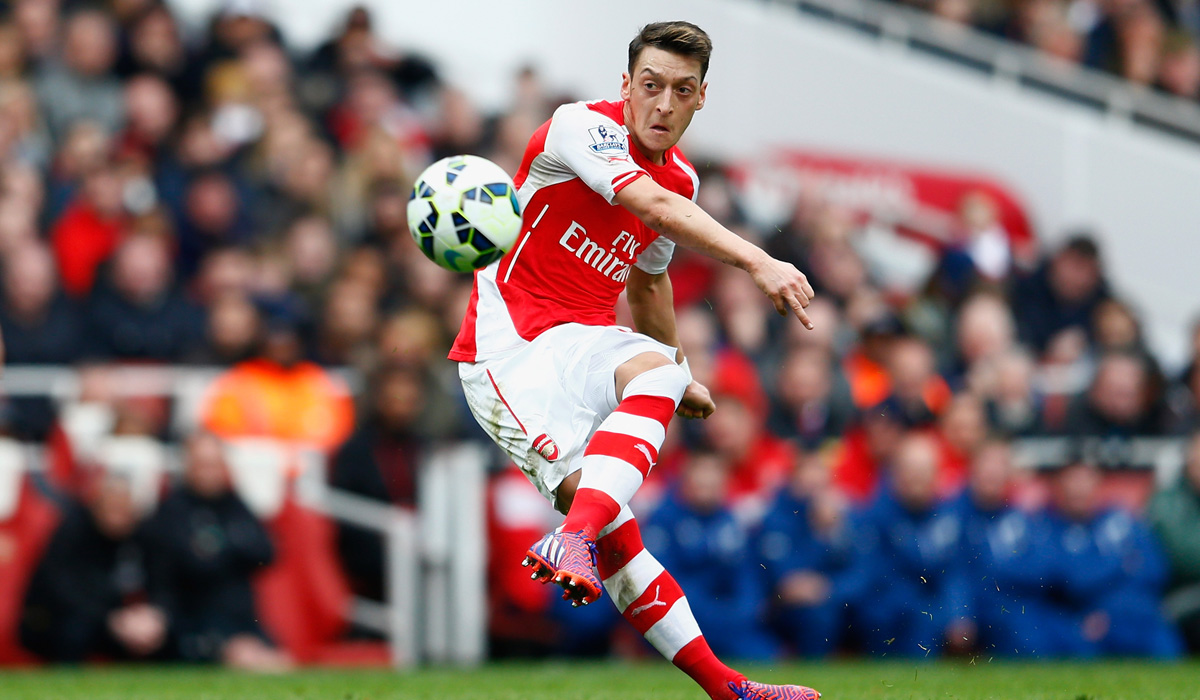
#> input picture arsenal-mesut-ozil.jpg, 1200 x 700 px
$ python contours.py
#> lines starting #> are read from the running program, lines starting #| are printed output that depends on the picture; after the words box and inside, x2 and y2 are one past the last pixel; in counts of white or black regions, pixels touching at a corner belong together
import cv2
import numpy as np
def detect_edge(im,l=80,u=190):
    return cv2.Canny(im,l,u)
def get_grayscale_image(im):
    return cv2.cvtColor(im,cv2.COLOR_BGR2GRAY)
def get_contours(im):
    return cv2.findContours(im,cv2.RETR_EXTERNAL,cv2.CHAIN_APPROX_NONE)[0]
def draw_contours(im,contours,color=(0,255,0),n=-1):
    cv2.drawContours(im,contours,n,color,3)
    cv2.imshow('contours',im)
    cv2.waitKey(0)
    cv2.destroyAllWindows()
def draw_largest_contour(im,contours,color=(156,133,144),thickness=3):
    index = 0
    largestContourIndex = -1
    maxLen = 0
    for contour in contours:
        if(len(contour)>maxLen):
            maxLen = len(contour)
            largestContourIndex = index
        index = index+1
    cv2.drawContours(im,contours,largestContourIndex,color,thickness)
    cv2.imshow('largest contour',im)
    cv2.waitKey(0)
    cv2.destroyAllWindows()
def draw_contours_in_blank_image(im,contours,color=(0,255,0),thickness=3):
    blank_image = np.zeros(im.shape)
    cv2.drawContours(blank_image,contours,-1,(0,255,0),thickness)
    cv2.imshow('contours sketch',blank_image)
    cv2.waitKey(0)
    cv2.destroyAllWindows()
def get_contours_from_file(file_name):
        im = cv2.imread(file_name)
        grs = get_grayscale_image(im)
        edged = detect_edge(grs)
        contours = get_contours(edged)
        return (im,contours)
def draw_contour_from_file(file_name):
    im,contours = get_contours_from_file(file_name)
    draw_contours(im,contours)
def draw_largest_contour_from_file(file_name):
    im,contours = get_contours_from_file(file_name)
    draw_largest_contour(im,contours)
def draw_contours_in_blank_image_from_file(file_name):
    im,contours = get_contours_from_file(file_name)
    draw_contours_in_blank_image(im,contours)
def main(file_name='arsenal-mesut-ozil.jpg'):
    draw_contour_from_file(file_name)
    draw_largest_contour_from_file(file_name)
    draw_contours_in_blank_image_from_file(file_name)

if __name__ ==  "__main__":
    main()
#> in get_contours_from_file, im is the input picture: shape (700, 1200, 3); mean B, G, R 106.4, 106.2, 125.6
#> in get_grayscale_image, `return cv2.cvtColor(im,cv2.COLOR_BGR2GRAY)`:
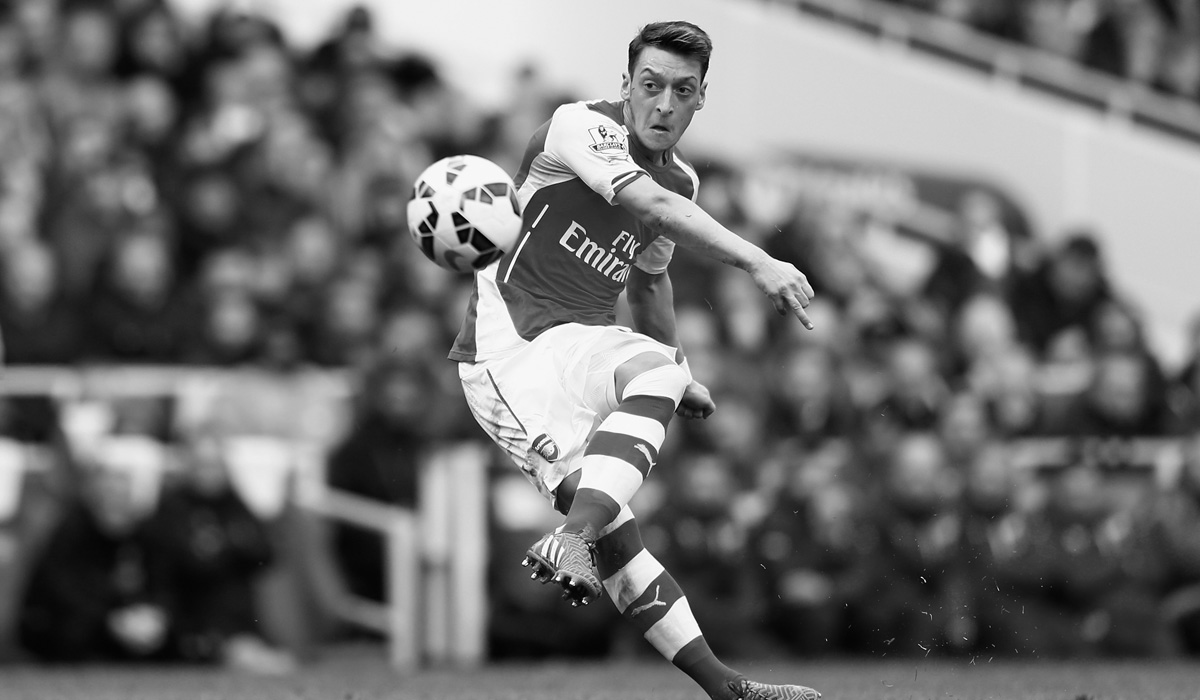
#> returned value: shape (700, 1200); min 0, max 255, mean 112
#> in detect_edge, `return cv2.Canny(im,l,u)`:
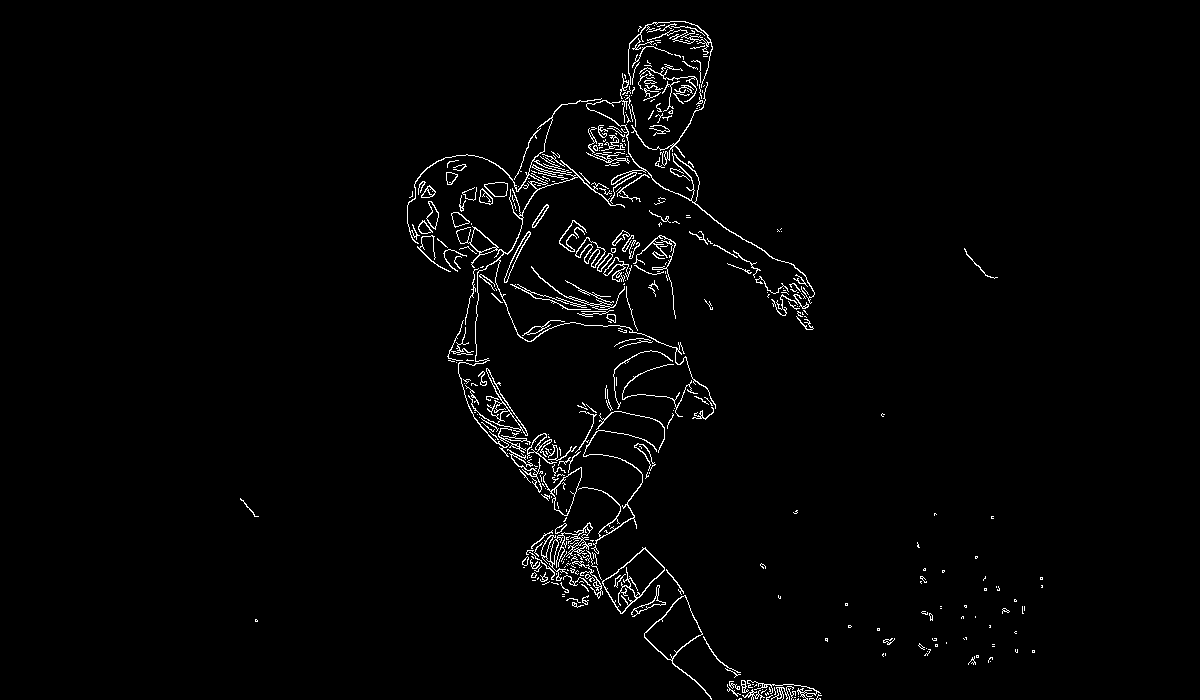
#> returned value: shape (700, 1200); 1.9% white in thin lines or dots, all inside (x1, y1, x2, y2) = (240, 21, 1043, 700)
#> in get_contours_from_file, `contours = get_contours(edged)`: contours = 425 contours, 363 with area under 20; largest, box (x1, y1, x2, y2) and area: (644, 595, 712, 700) 1964, (602, 547, 665, 614) 1950, (407, 98, 716, 457) 864, (543, 467, 582, 516) 772, (468, 368, 528, 436) 654
#> the loop in draw_largest_contour, `for contour in contours:` made 425 passes
#> (contour, maxLen) on pass 1: ([[800, 699]], 1)
#> maxLen on passes 6, 7, 12, 17, 21, 27: 5, 11, 18, 89, 123, 321
#> after the loop in draw_largest_contour, `for contour in contours:`: index = 425; largestContourIndex = 377; maxLen = 3297
#> in draw_largest_contour, `cv2.drawContours(im,contours,largestContourIndex,color,thickness)`:
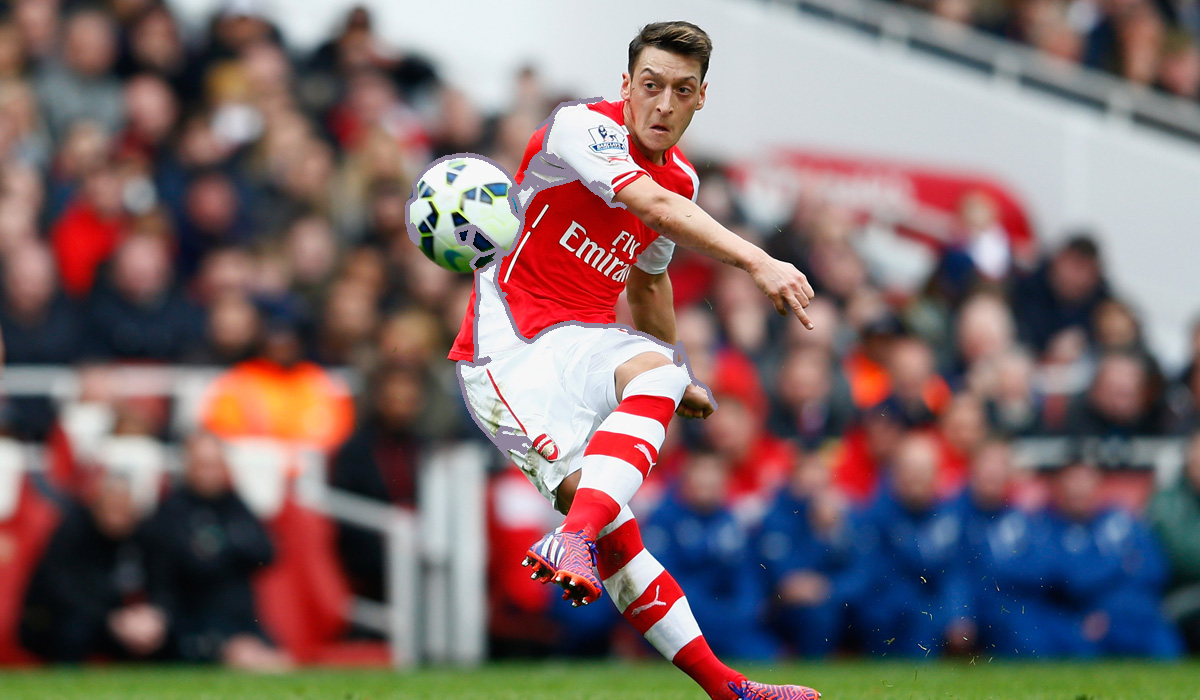
#> im: shape (700, 1200, 3); mean B, G, R 106.6, 106.1, 125.4
    main('clip_r.jpg')
#> call 4 of get_contours_from_file, with file_name = 'clip_r.jpg'
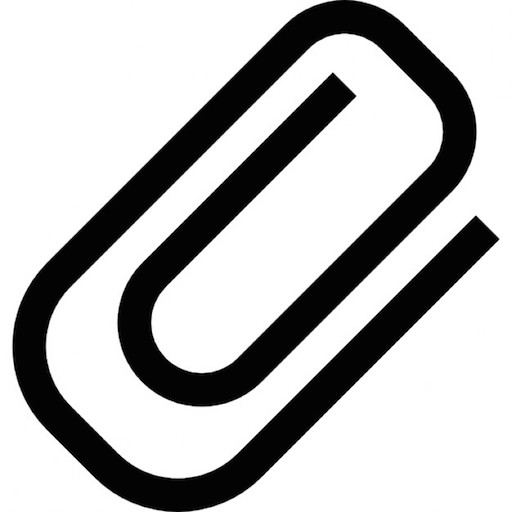
#> input picture clip_r.jpg, 512 x 512 px
#> in get_contours_from_file, im is the input picture: shape (512, 512, 3); min 0, max 255, mean 187.5
#> call 4 of detect_edge, with l = 80, u = 190
#> in detect_edge (call 4), `return cv2.Canny(im,l,u)`:
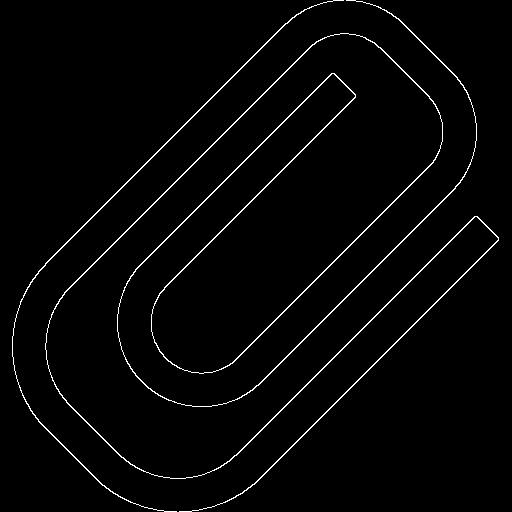
#> returned value: shape (512, 512); 2.1% white in thin lines or dots
#> in get_contours_from_file (call 4), `contours = get_contours(edged)`: contours = 2 contours; box (x1, y1, x2, y2) and area: (45, 0, 499, 512) 1969, (12, 0, 344, 512) 380
#> call 2 of draw_largest_contour, with color = (156, 133, 144), thickness = 3
#> the loop in draw_largest_contour (call 2), `for contour in contours:` made 2 passes
#> (maxLen, largestContourIndex, index) on pass 1: (5378, 0, 1)
#> index on pass 2: 2
#> after the loop in draw_largest_contour (call 2), `for contour in contours:`: index = 2; largestContourIndex = 0; maxLen = 5378
#> in draw_largest_contour (call 2), `cv2.drawContours(im,contours,largestContourIndex,color,thickness)`:
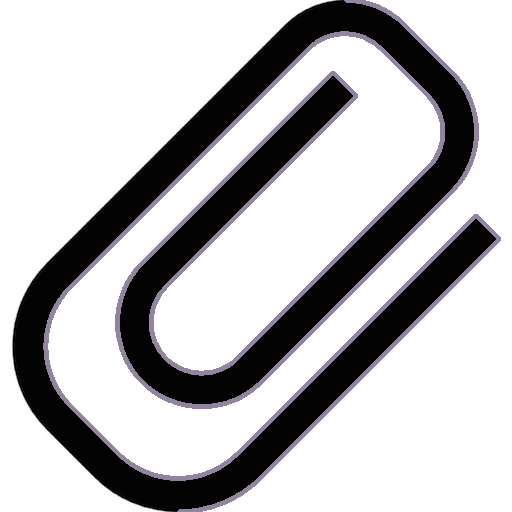
#> im: shape (512, 512, 3); mean B, G, R 189.2, 187.8, 188.5
#> call 2 of draw_contours_in_blank_image, with color = (0, 255, 0), thickness = 3
#> in draw_contours_in_blank_image (call 2), `cv2.drawContours(blank_image,contours,-1,(0,255,0),thickness)`:
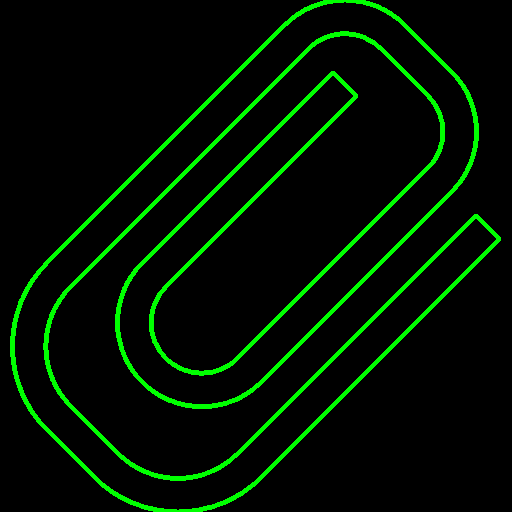
#> blank_image: shape (512, 512, 3) float64; mean of channels 0, 1, 2 0, 18.1, 0; drawn as B, G, R
